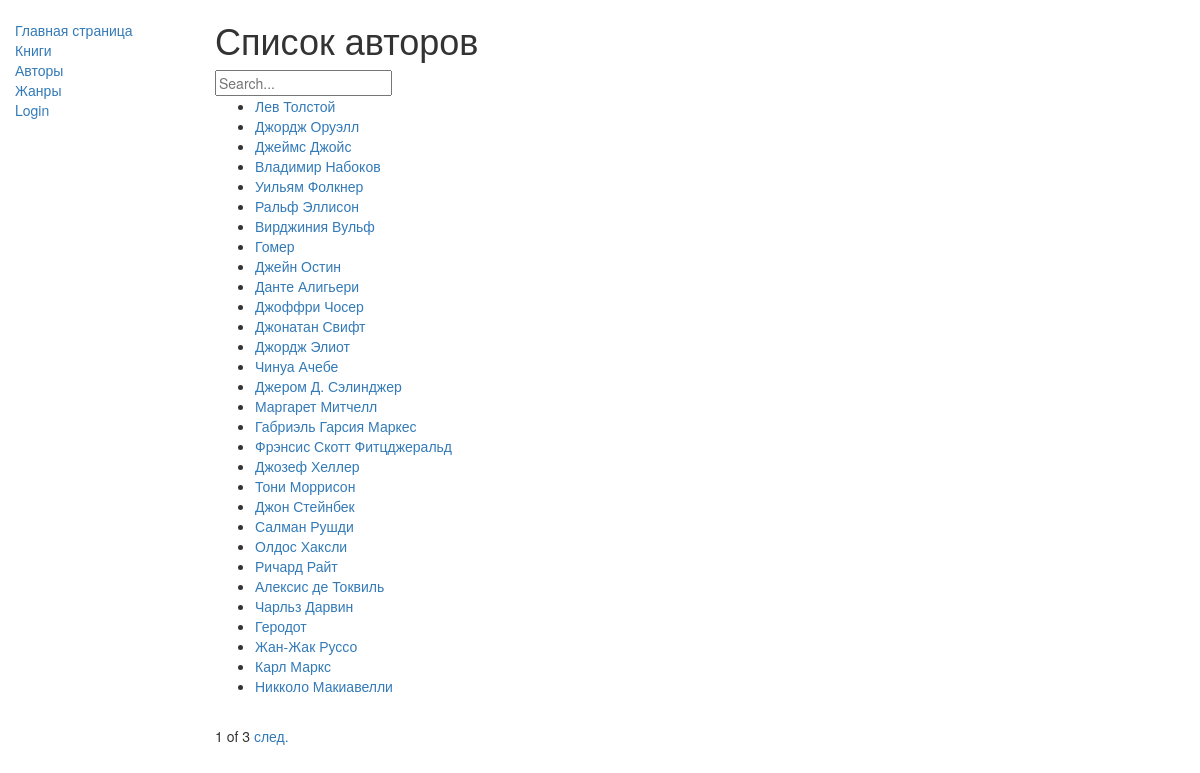
Page /lib/authors/ on the committed database.
### lib/models.py (models this page shows)
class Author(models.Model):
    id = models.UUIDField(primary_key=True, default=uuid.uuid4,
                          help_text="Unique ID for this author across whole library")
    name = models.CharField(max_length=100)
    birthday = models.DateField(null=True, blank=True)
    info = models.TextField(
        help_text="Brief information for this author", blank=True)
    def get_absolute_url(self):
        return reverse('author-detail', args=[str(self.id)])
    def __str__(self):
        return self.name
    class Meta:
        verbose_name = 'Автор'
        verbose_name_plural = 'Авторы'

### lib/views.py (the view)
# urls.py: path('authors/', views.AuthorListView.as_view(), name='authors'),
class AuthorListView(generic.ListView):
    model = Author
    paginate_by = paginator
    def get_queryset(self):
        query = self.request.GET.get('q')
        if query:
            return Author.objects.filter(name__icontains=query)
        else:
            return Author.objects.all()

### lib/templates/lib/author_list.html
{% extends "base_generic.html" %}
{% block content %}
<h1>Список авторов</h1>
<form method="GET" action="" id="searchform">
    <input class="searchfield" id="searchbox" name="q" type="text" value="{{ request.GET.q }}"
        placeholder="Search..." />
</form>
{% if author_list %}
<ul>
    {% for author in author_list %}
    <li>
        <a href="{{ author.get_absolute_url }}">
            {{ author }}
        </a>
    </li>
    {% endfor %}
</ul>
{% else %}
<p>Нет доступных авторов.</p>
{% endif %}
{% endblock %}

### rows in the picture
Author: name "Лев Толстой"
Author: name "Джордж Оруэлл"
Author: name "Джеймс Джойс"
Author: name "Владимир Набоков"
Author: name "Уильям Фолкнер"
Author: name "Ральф Эллисон"
Author: name "Вирджиния Вульф"
Author: name "Гомер"
Author: name "Джейн Остин"
Author: name "Данте Алигьери"
Author: name "Джоффри Чосер"
Author: name "Джонатан Свифт"
Author: name "Джордж Элиот"
Author: name "Чинуа Ачебе"
Author: name "Джером Д. Сэлинджер"
Author: name "Маргарет Митчелл"
Author: name "Габриэль Гарсия Маркес"
Author: name "Фрэнсис Скотт Фитцджеральд"
Author: name "Джозеф Хеллер"
Author: name "Тони Моррисон"
Author: name "Джон Стейнбек"
Author: name "Салман Рушди"
Author: name "Олдос Хаксли"
Author: name "Ричард Райт"
Author: name "Алексис де Токвиль"
Author: name "Чарльз Дарвин"
Author: name "Геродот"
Author: name "Жан-Жак Руссо"
Author: name "Карл Маркс"
Author: name "Никколо Макиавелли"

### other values in the picture
{{ page_obj.number }} "1"
{{ page_obj.paginator.num_pages }} "3"
